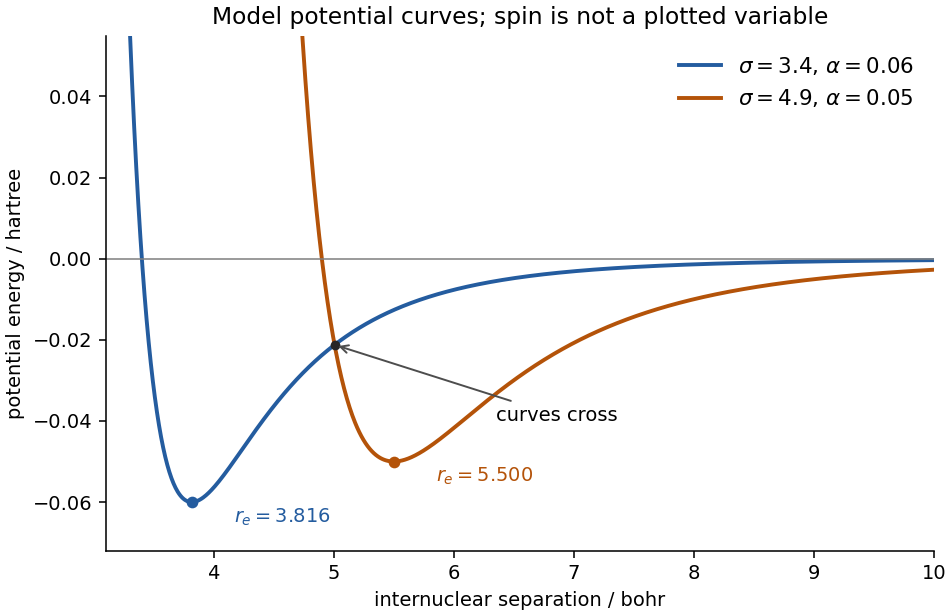

Generate this figure with Python:
"""Compare the supplied model wells; Python 3.14/NumPy 2.3/Matplotlib 3.10."""
from pathlib import Path
import numpy as np
import matplotlib.pyplot as plt

r=np.linspace(3.1,10,1200)
fig,ax=plt.subplots(figsize=(6.8,4.4),layout='constrained')
for sigma,depth,color in [(3.4,.06,'#245c9f'),(4.9,.05,'#b45309')]:
    v=4*depth*((sigma/r)**12-(sigma/r)**6)
    re=2**(1/6)*sigma
    ax.plot(r,v,color=color,lw=2,label=f'$\\sigma={sigma}$, $\\alpha={depth:.2f}$')
    ax.plot(re,-depth,'o',ms=5,color=color)
    ax.annotate(f'$r_e={re:.3f}$', (re,-depth), (re+.35,-depth-.005),
                fontsize=10,color=color)
ax.axhline(0,color='0.5',lw=.8)
ax.plot(5.0062646427,-.0210690864,'o',color='0.15',ms=4)
# Compute the annotation location from the potential rather than rounding it.
cross=5.0062646427
vcross=4*.06*((3.4/cross)**12-(3.4/cross)**6)
ax.lines[-1].set_ydata([vcross])
ax.annotate('curves cross', (cross,vcross),(6.35,-.040),
            arrowprops={'arrowstyle':'->','color':'0.3'},fontsize=10)
ax.set(xlim=(3.1,10),ylim=(-.072,.055),xlabel='internuclear separation / bohr',
       ylabel='potential energy / hartree',title='Model potential curves; spin is not a plotted variable')
ax.spines[['top','right']].set_visible(False)
ax.legend(loc='upper right',frameon=False,fontsize=11)
fig.savefig(Path(__file__).stem+'.png',dpi=140,facecolor='white')
plt.close(fig)
